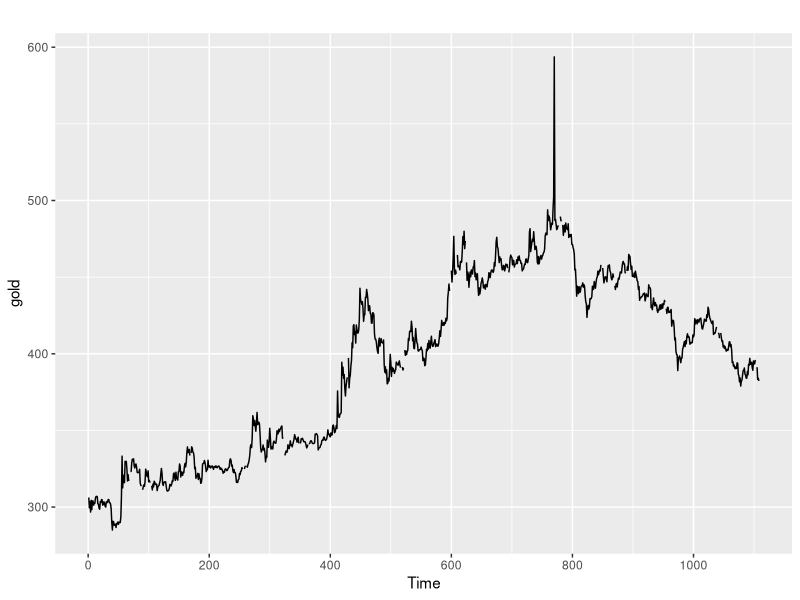
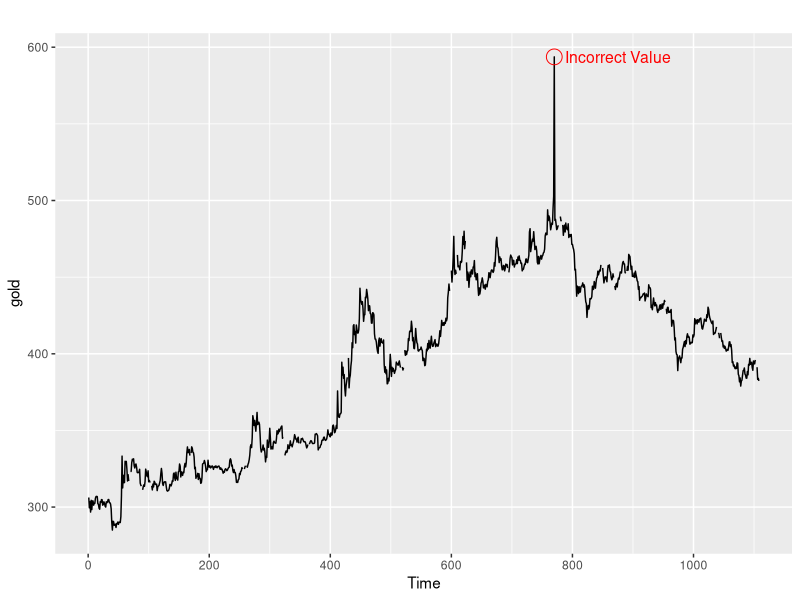
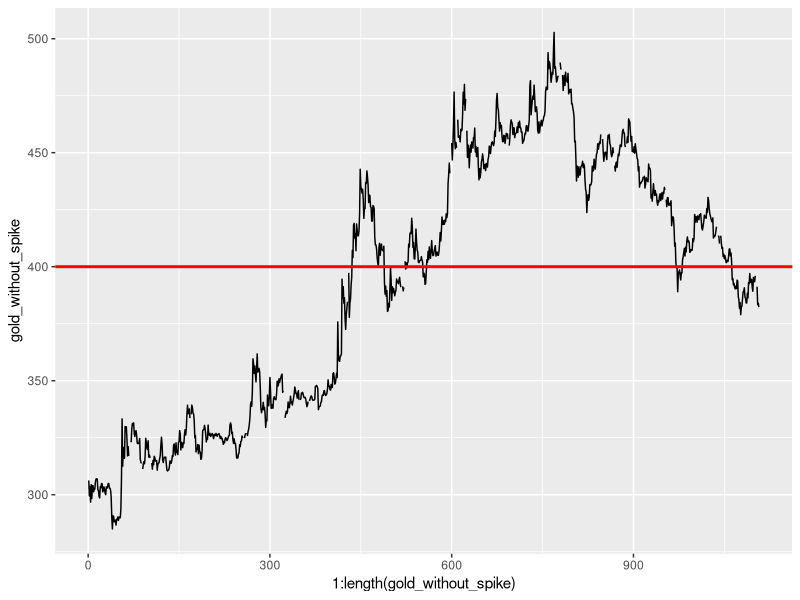

Reproduce these figures in R, in order.
# Purpose: Perform time series analysis on gold data from forecast package
# Author: Vignesh Kumar Venkateshwar

# Installs and libraries
library(ggplot2)
library(forecast)

autoplot(gold)
spike_date <- which.max(gold)

gold_without_spike <- gold[-spike_date]

autoplot(gold) +
  annotate(geom="point", x = spike_date, y = gold[spike_date],
                          size = 5, shape = 21, colour = "red", fill = "transparent") +
  annotate(geom="text", x = spike_date, y = gold[spike_date],
           label = "Incorrect Value", hjust = -0.1, vjust = 0.5, size = 4, colour = "red")

ggplot() +
  geom_line(aes(x = 1:length(gold_without_spike), y = gold_without_spike)) +
  geom_hline(yintercept = 400, color="red", linewidth = 1)

